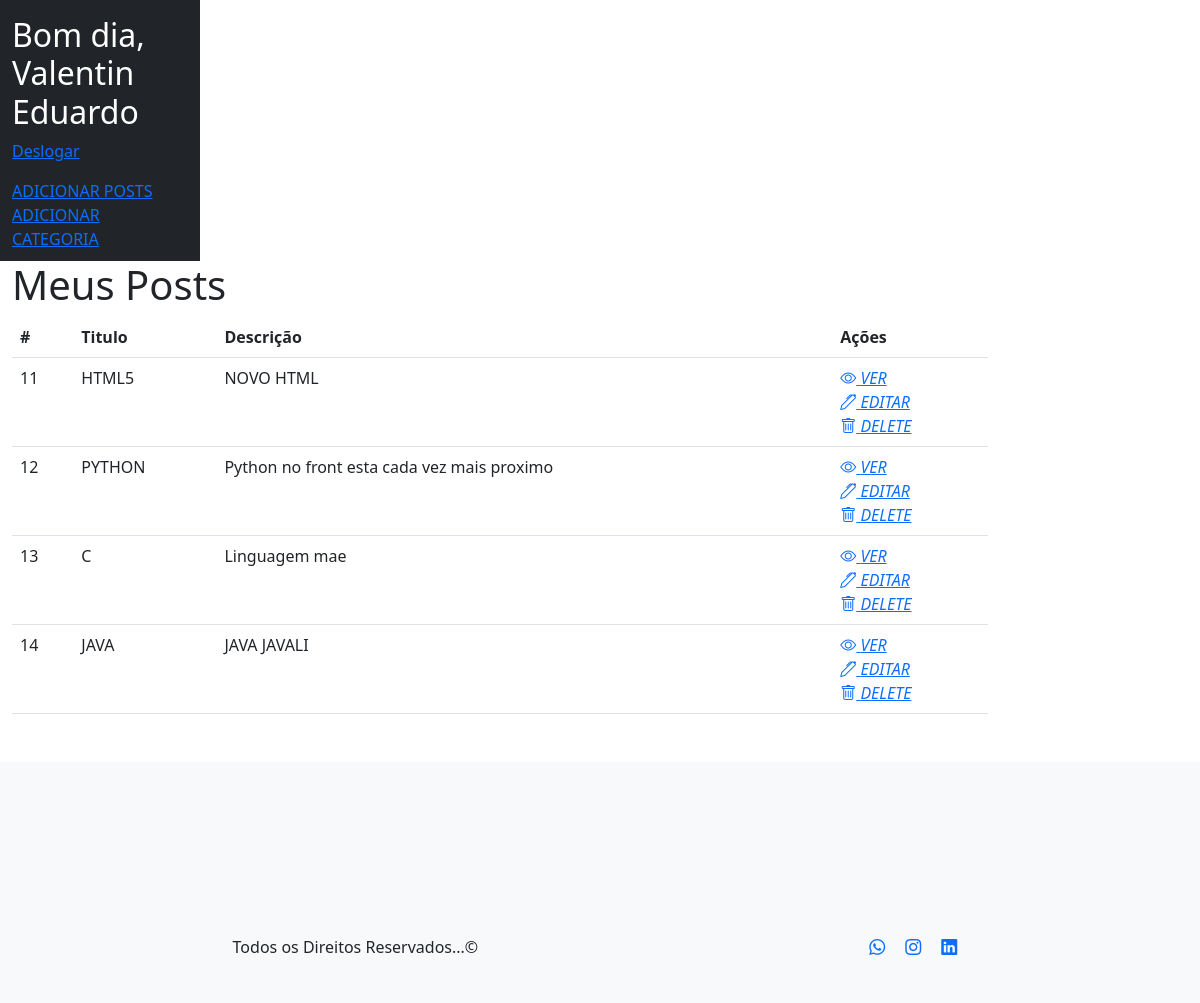
/Projeto_BLOG-main/admin/view.php (signed in), run on an earlier commit of the app's database.
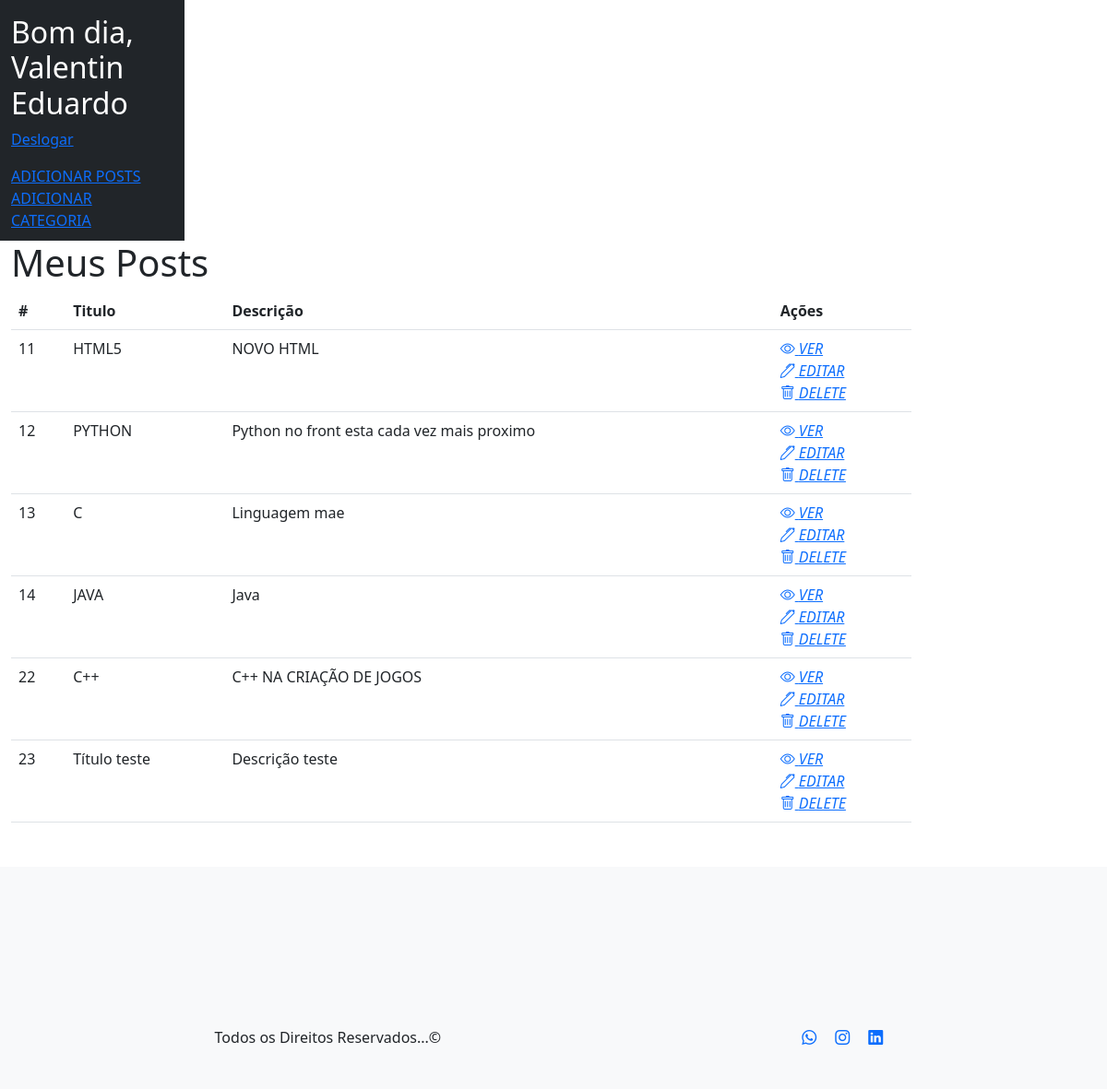
And on a later commit of the database.
### tables this page shows
CREATE TABLE `post` (
  `id` int(11) NOT NULL,
  `idCategory` int(11) NOT NULL,
  `title` varchar(30) NOT NULL,
  `category` varchar(30) NOT NULL,
  `description` mediumtext DEFAULT NULL,
  `data` date DEFAULT NULL,
  `image` varchar(150) NOT NULL,
  `news` longtext NOT NULL
);

### Projeto_BLOG-main/admin/view.php (the view, shortened to what this page needs)
<?php
include_once('../config/connection.php');
    $stmt = $conectar->prepare("SELECT * FROM post ORDER BY id");
    $stmt->execute();
$results = $stmt->fetchALL(PDO::FETCH_ASSOC);
include "header.php";
?>
      <main class="col-md-9 col-lg-10">
    <div class="container">
        <h1 id="main-title">Meus Posts</h1>
        <table class="table" id="contacts-table">
            <thead>
                <tr>
                    <th scope="col">#</th>
                    <th scope="col">Titulo</th>
                    <th scope="col">Descrição</th>
                    <th scope="col">Ações</th>
                </tr>
            </thead>
            <tbody>
            <?php foreach($results as $post): ?>
                <tr>
                    <td scope="row"><?=$post["id"]?></td>
                    <td scope="row"><?=$post["title"]?></td>
                    <td scope="row"><?=$post["description"]?></td>
                    <td class="actions">
                        <a href="viewBlog.php?id=<?=$post["id"]?>">
                        <i class="bi bi-eye">  VER  <br></i>
                        </a>
                        <a href="editar.php?id=<?=$post["id"]?>">
                        <i class="bi bi-pen">  EDITAR <br> </i>
                        </a>
                        <a href="delete.php?id=<?=$post["id"]?>">
                        <i class="bi bi-trash">  DELETE  <br></i>
                    </a>
                    </td>
                </tr>
                <?php endforeach; ?>
            </tbody>
        </table>
    </div>
 </main>
 <?php
 include "footer.php";
 ?>

### Projeto_BLOG-main/admin/header.php (shortened to what this page needs)
<!DOCTYPE html>
<html lang="pt-br">
<head>
<link href="https://cdn.jsdelivr.net/npm/bootstrap@5.2.3/dist/css/bootstrap.min.css" rel="stylesheet">
<link rel="stylesheet" href="https://cdn.jsdelivr.net/npm/bootstrap-icons@1.10.2/font/bootstrap-icons.css">
</head>
<body>
<div class="container-fluid">
    <div class="row">
        <nav id="sidebarMenu" class="col-md-3 col-lg-2 text-white bg-dark pt-3">
            <h2>Bom dia, <?php echo $_SESSION['nome']; ?></h2>
            <p><a href="?sair">Deslogar</a></p>
            <ul class="nav flex-column">
                <li class="nav-item">
                    <div>
                 <a href="insert.php">ADICIONAR POSTS</a>
                    </div>
                    <div>
                 <a href="insert_cat.php">ADICIONAR CATEGORIA</a>
                    </div>
                </li>
            </ul>
    </nav>
 </div>
 </div>
</body>
</html>

### Projeto_BLOG-main/admin/footer.php (shortened to what this page needs)
<footer class="mt-5 p-5 bg-light">
<div class="container" id="footer">
    <p class="mb-1">Todos os Direitos Reservados...&copy;</p>
    <p class="mb-0">
        <nav>
            <ul class="navegacao">
                <li><a href="#"><i class="bi bi-whatsapp"></i></a></li>
                <li><a href="#"><i class="bi bi-instagram"></i></a></li>
                <li><a href="#"><i class="bi bi-linkedin"></i></a></li>
            </ul>
        </nav>
    </p>
</div>
      </footer>

### Projeto_BLOG-main/admin/header.php (style rules this page uses)
#footer { padding-left: 10px; padding-right: 10px; display: flex; justify-content: space-between; text-align: center; height: 20px; margin: 0; }
.navegacao li { text-decoration: none; list-style: none; padding-left: 10px; padding-right: 10px; }
.navegacao { display: flex; justify-content: space-between; align-items: center; }
i { text-decoration: none; list-style: none; }
#footer { margin-top: 3.3cm; }
#sidebarMenu { padding-bottom:10px; }

What changed in the data, as far as the page shows it:
changed post "JAVA": description "JAVA JAVALI" → "Java"
added post: id "22", title "C++", description "C++ NA CRIAÇÃO DE JOGOS"
added post: id "23", title "Título teste", description "Descrição teste"
